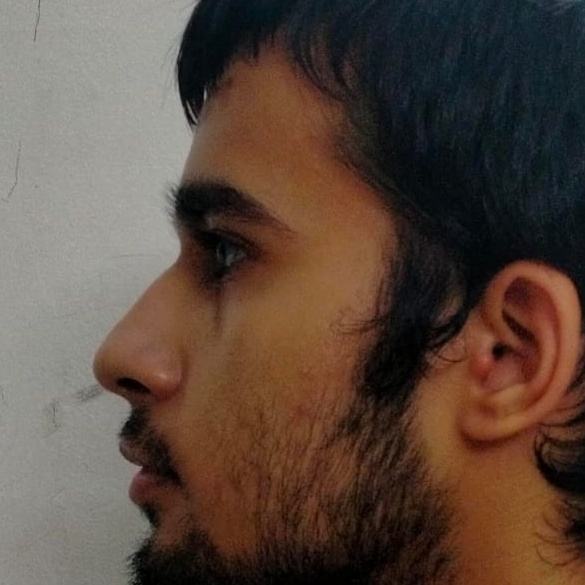
#> input picture preprocessing/2.jpg, 585 x 585 px
$ jupyter execute canny_edge_with_Steps.ipynb
#> lines starting #> are read from the running program, lines starting #| are printed output that depends on the picture; after the words box and inside, x2 and y2 are one past the last pixel; in counts of white or black regions, pixels touching at a corner belong together
[cell 1]
import numpy as np

# [6 lines left out: function gaussian_kernel, not called in this run]

[cell 2]
from scipy import ndimage
# [12 lines left out: function sobel_filters, not called in this run]

[cell 3]
# [39 lines left out: function non_max_suppression, not called in this run]

[cell 4]
# [20 lines left out: function threshold, not called in this run]

[cell 5]
# [15 lines left out: function hysteresis, not called in this run]

[cell 6]
import cv2

# Read the image
img = cv2.imread('../preprocessing/2.jpg')
#> img is the input picture: shape (585, 585, 3); mean B, G, R 62.3, 73.1, 91

# Convert to grayscale
gray = cv2.cvtColor(img, cv2.COLOR_BGR2GRAY)
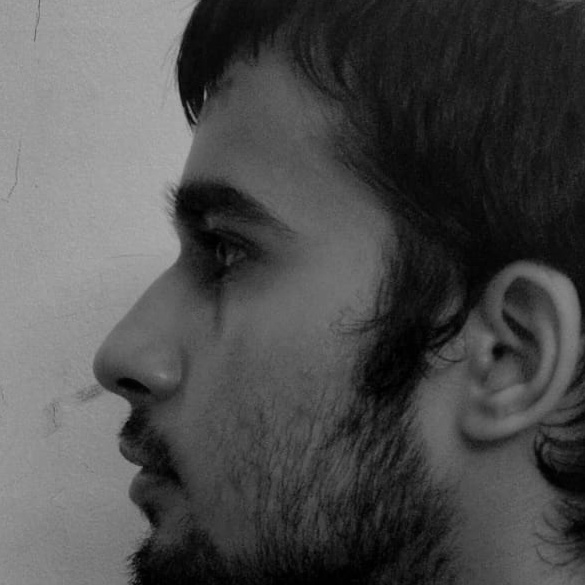
#> gray: shape (585, 585); min 0, max 175, mean 77.3

# Apply Gaussian blur to reduce noise
blurred = cv2.GaussianBlur(gray, (7, 7), 0)

# Apply Canny edge detector with threshold values
edges = cv2.Canny(blurred, 30, 90)
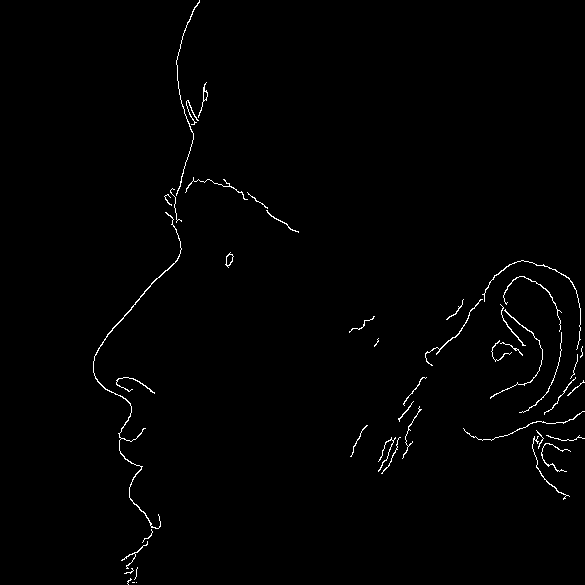
#> edges: shape (585, 585); 0.95% white in thin lines or dots, all inside (x1, y1, x2, y2) = (93, 0, 585, 585)

# Show the original and edge images side by side
combined = cv2.hconcat([img, cv2.cvtColor(edges, cv2.COLOR_GRAY2BGR)])
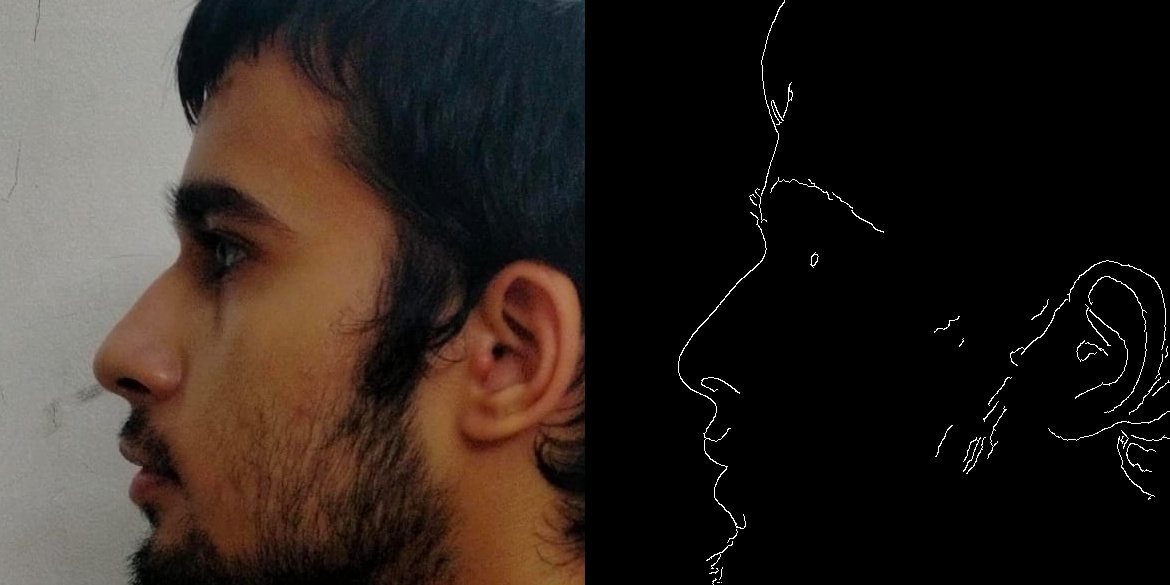
#> combined: shape (585, 1170, 3); mean B, G, R 32.4, 37.8, 46.7
cv2.imshow('Original vs. Edges', edges)
cv2.waitKey(0)
cv2.destroyAllWindows()

$ run again, with preprocessing/4.jpg copied over preprocessing/2.jpg
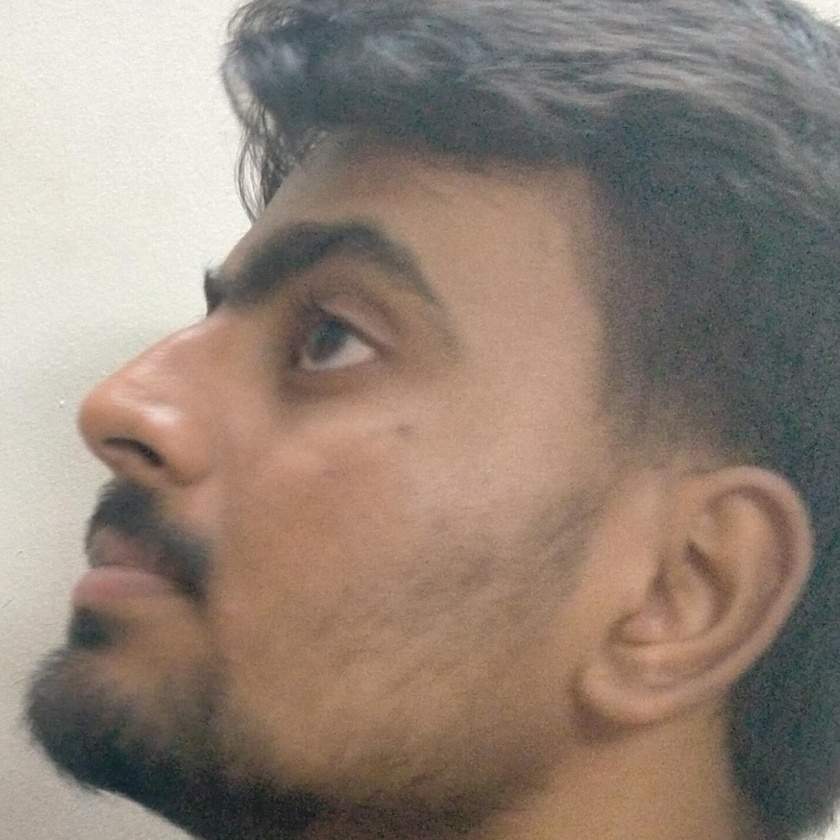
#> input picture preprocessing/4.jpg, 840 x 840 px, shrunk from 1438 x 1438 before the run
#> img is the input picture: shape (840, 840, 3); mean B, G, R 118.5, 130.3, 145.2
#> `edges = cv2.Canny(blurred, 30, 90)`:
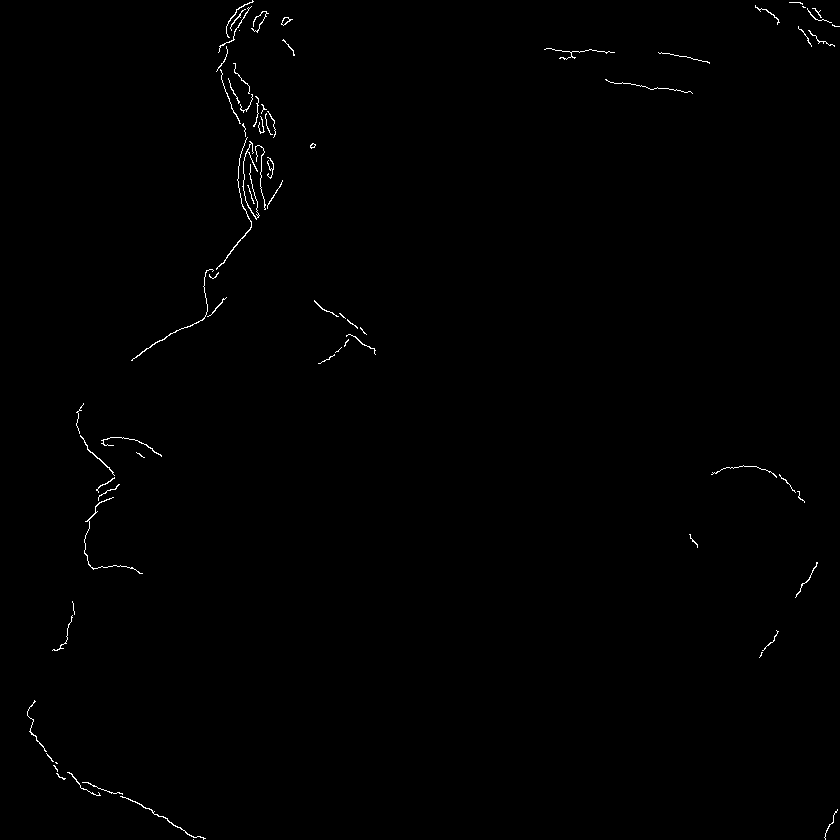
#> edges: shape (840, 840); 0.46% white in thin lines or dots
#> `combined = cv2.hconcat([img, cv2.cvtColor(edges, cv2.COLOR_GRAY2BGR)])`:
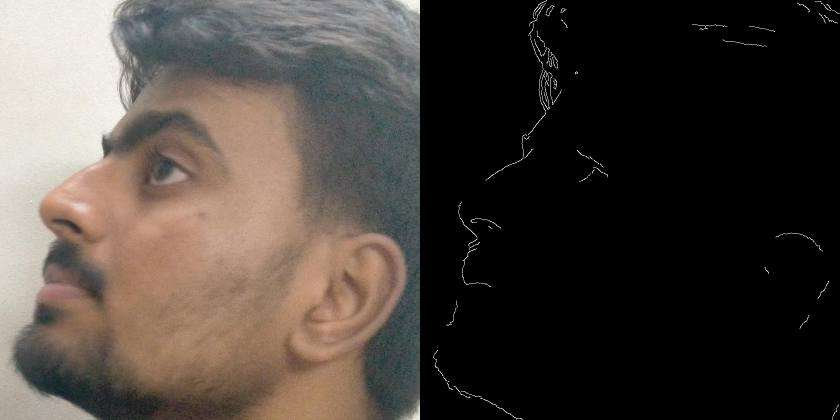
#> combined: shape (840, 1680, 3) (shown at 1/2 size); mean B, G, R 59.9, 65.7, 73.2

$ run again, with preprocessing/6.jpg copied over preprocessing/2.jpg
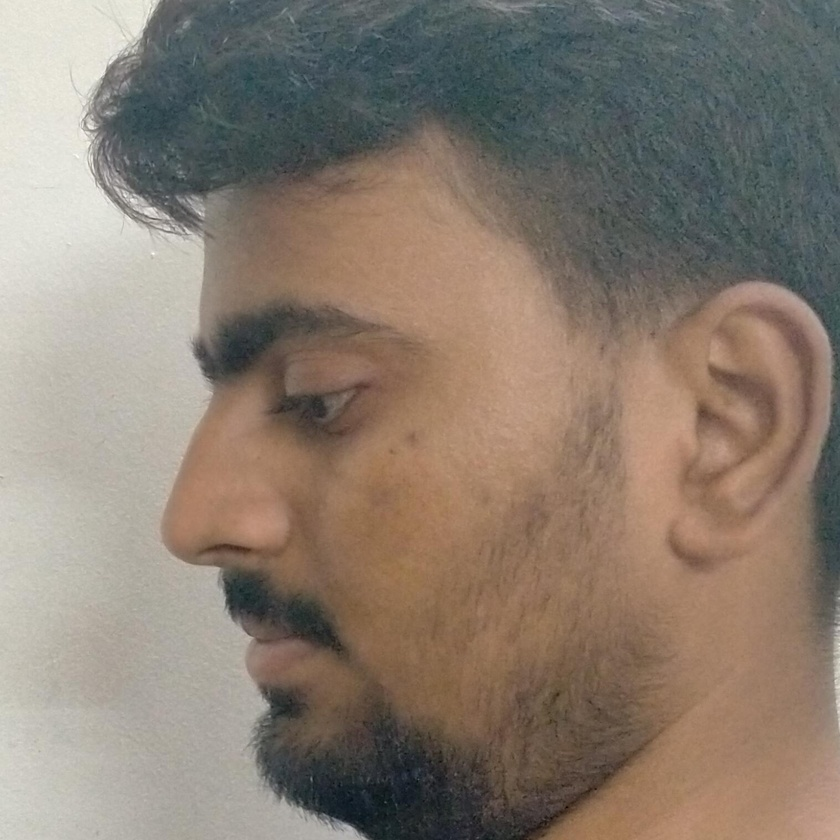
#> input picture preprocessing/6.jpg, 840 x 840 px, shrunk from 1517 x 1517 before the run
#> img is the input picture: shape (840, 840, 3); mean B, G, R 112.6, 124.8, 137.3
#> `edges = cv2.Canny(blurred, 30, 90)`:
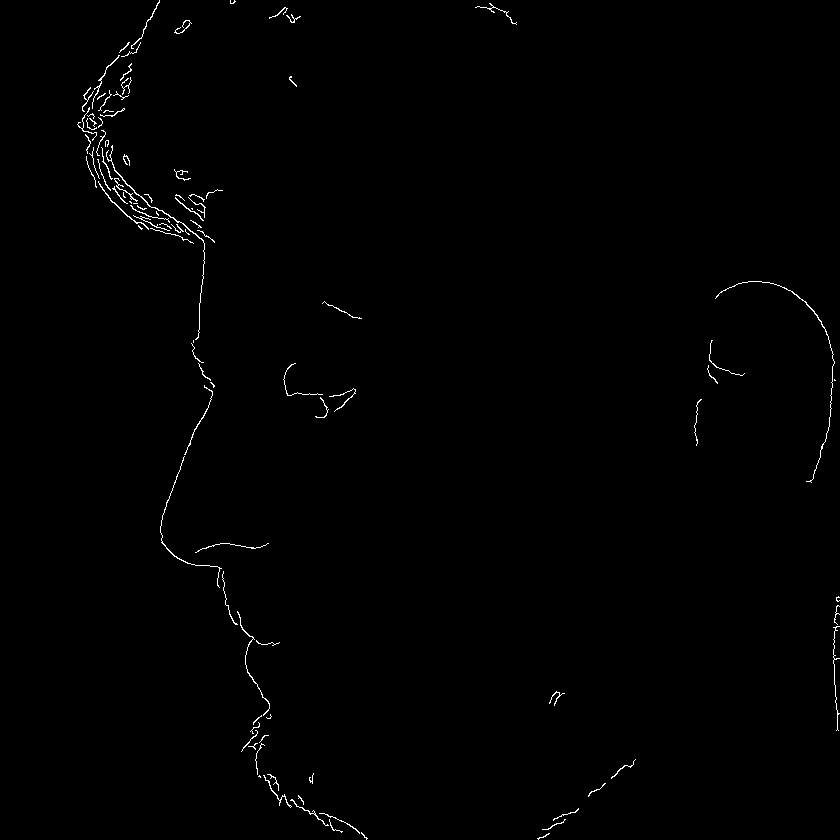
#> edges: shape (840, 840); 0.61% white in thin lines or dots
#> `combined = cv2.hconcat([img, cv2.cvtColor(edges, cv2.COLOR_GRAY2BGR)])`:
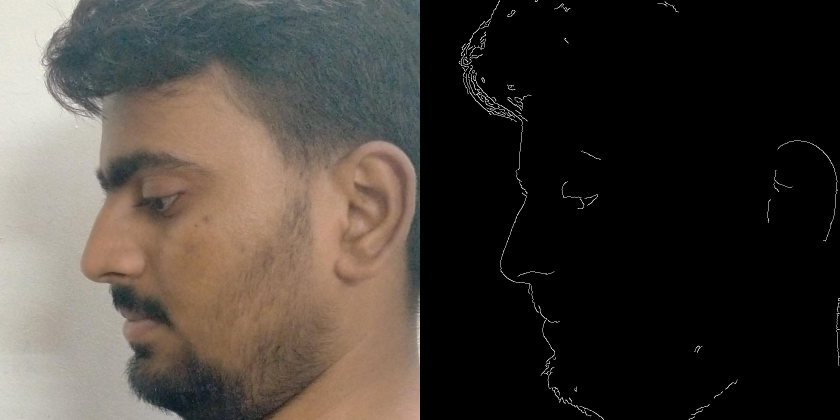
#> combined: shape (840, 1680, 3) (shown at 1/2 size); mean B, G, R 57.1, 63.2, 69.4

$ run again, with preprocessing/Ear1.jpg copied over preprocessing/2.jpg
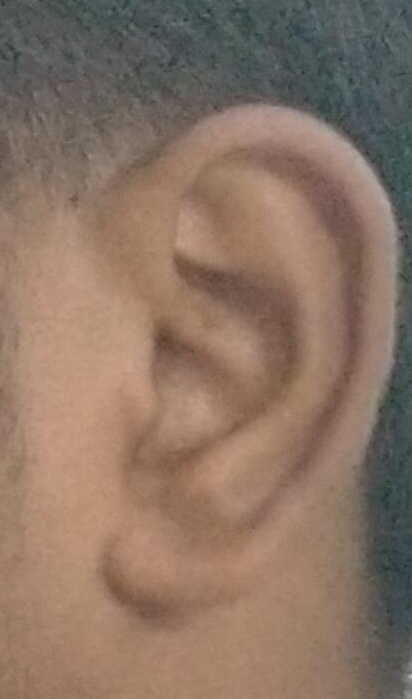
#> input picture preprocessing/Ear1.jpg, 412 x 699 px
#> img is the input picture: shape (699, 412, 3); mean B, G, R 100.1, 115.8, 138.8
#> `edges = cv2.Canny(blurred, 30, 90)`:
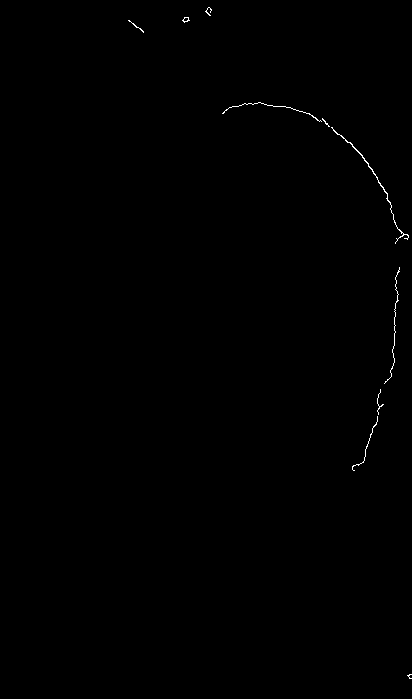
#> edges: shape (699, 412); 0.22% white in thin lines or dots, all inside (x1, y1, x2, y2) = (128, 7, 412, 679)
#> `combined = cv2.hconcat([img, cv2.cvtColor(edges, cv2.COLOR_GRAY2BGR)])`:
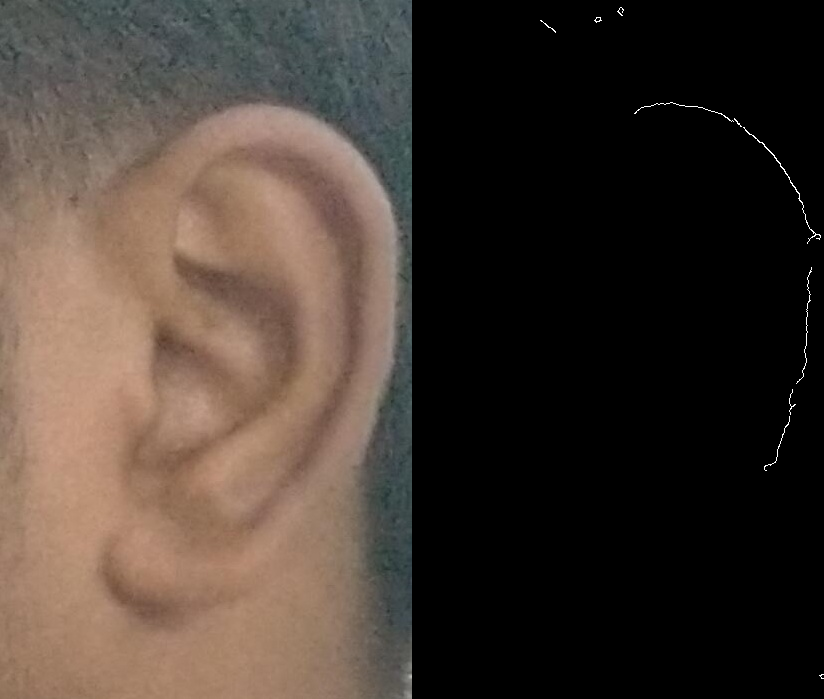
#> combined: shape (699, 824, 3); mean B, G, R 50.3, 58.2, 69.7
